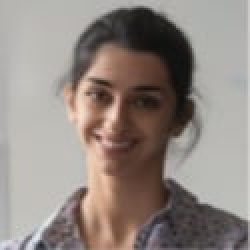
//> input picture 代码/OpenCV代码/image/2.jpg, 125 x 125 px (shown 2 times larger)
$ ./图像处理   (built with g++ and OpenCV 4)
//> lines starting //> are read from the running program, lines starting //| are printed output that depends on the picture; after the words box and inside, x2 and y2 are one past the last pixel; in counts of white or black regions, pixels touching at a corner belong together
#include <iostream>
#include <opencv2/opencv.hpp>

using namespace std;
using namespace cv;

int main()
{
    Mat src = imread("./image/2.jpg");
//> src is the input picture: 125 rows x 125 cols, CV_8UC3; mean B, G, R 130.1, 136.1, 145.9
    if (src.empty())
    {
        cerr << "Not found image." << endl;
        return -1;
    }

    Mat dst, kernel;
    Mat process;

    cvtColor(src, src, COLOR_BGR2GRAY);
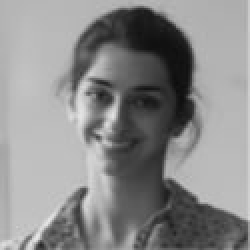
//> src: 125 rows x 125 cols, CV_8UC1 (shown 2 times larger); min 12, max 231, mean 138.4

    // 全局二值化
    threshold(src, dst, 128, 255, THRESH_BINARY);
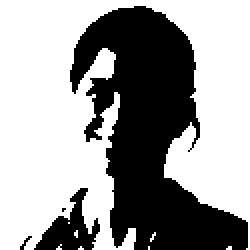
//> dst: 125 rows x 125 cols, CV_8UC1 (shown 2 times larger); 61.5% white; 4 black regions (2 under 20 px), largest, box (x1, y1, x2, y2) and area: (35, 3, 124, 125) 5546, (17, 94, 50, 125) 453
    imwrite("./out/g_binrary.jpg", dst);

    // 自适应二值化
    adaptiveThreshold(src, dst, 255, ADAPTIVE_THRESH_GAUSSIAN_C, THRESH_BINARY, 5, 0);
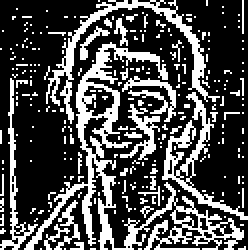
//> dst: 125 rows x 125 cols, CV_8UC1 (shown 2 times larger); 30.3% white in thin lines or dots
    imwrite("./out/a_binrary.jpg", dst);

    // 生成一个卷积核
    kernel = getStructuringElement(MORPH_RECT, Size(3, 3));

    // 腐蚀
    // erode(dst, process, kernel);
    morphologyEx(dst, process, MORPH_ERODE, kernel);
//> process: 125 rows x 125 cols, CV_8UC1; 2.9% white in thin lines or dots
    imwrite("./out/腐蚀^1.jpg", process);

    // 膨胀
    // dilate(dst, process, kernel);
    morphologyEx(dst, process, MORPH_DILATE, kernel);
//> process: 125 rows x 125 cols, CV_8UC1; 69% white; 106 black regions (89 under 20 px), largest, box (x1, y1, x2, y2) and area: (0, 0, 48, 114) 2269, (89, 0, 123, 103) 1406, (64, 5, 96, 43) 263
    imwrite("./out/膨胀^1.jpg", process);

    // 开运算
    morphologyEx(dst, process, MORPH_OPEN, kernel);
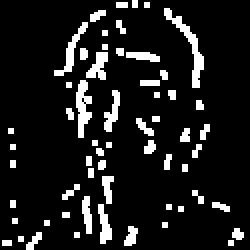
//> process: 125 rows x 125 cols, CV_8UC1 (shown 2 times larger); 11.1% white; 59 white regions (34 under 20 px), largest, box (x1, y1, x2, y2) and area: (82, 4, 102, 44) 180, (38, 40, 46, 69) 138, (27, 11, 44, 38) 110
    imwrite("./out/开运算^1.jpg", process);

    // 闭运算
    morphologyEx(dst, process, MORPH_CLOSE, kernel);
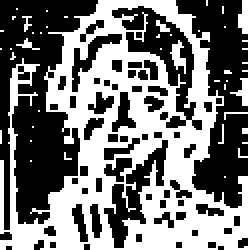
//> process: 125 rows x 125 cols, CV_8UC1 (shown 2 times larger); 47.3% white; 35 white regions (31 under 20 px), largest, box (x1, y1, x2, y2) and area: (0, 0, 125, 125) 7175, (85, 20, 93, 37) 66, (8, 19, 20, 25) 24, (78, 10, 85, 16) 22
    imwrite("./out/闭运算^1.jpg", process);

    // 梯度运算
    morphologyEx(dst, process, MORPH_GRADIENT, kernel);
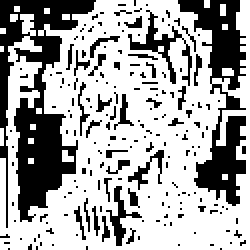
//> process: 125 rows x 125 cols, CV_8UC1 (shown 2 times larger); 66.1% white; 194 black regions (170 under 20 px), largest, box (x1, y1, x2, y2) and area: (0, 0, 48, 114) 2269, (89, 0, 123, 103) 1406, (64, 5, 96, 43) 263
    imwrite("./out/梯度运算^1.jpg", process);

    // 黑帽运算
    morphologyEx(dst, process, MORPH_BLACKHAT, kernel);
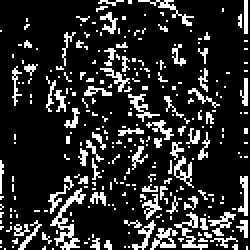
//> process: 125 rows x 125 cols, CV_8UC1 (shown 2 times larger); 17% white in thin lines or dots
    imwrite("./out/黑帽运算^1.jpg", process);

    // 梯度运算
    morphologyEx(dst, process, MORPH_GRADIENT, kernel);
    imwrite("./out/梯度运算^1.jpg", process);
}

$ run again, with 代码/OpenCV代码/image/1.jpg copied over 代码/OpenCV代码/image/2.jpg
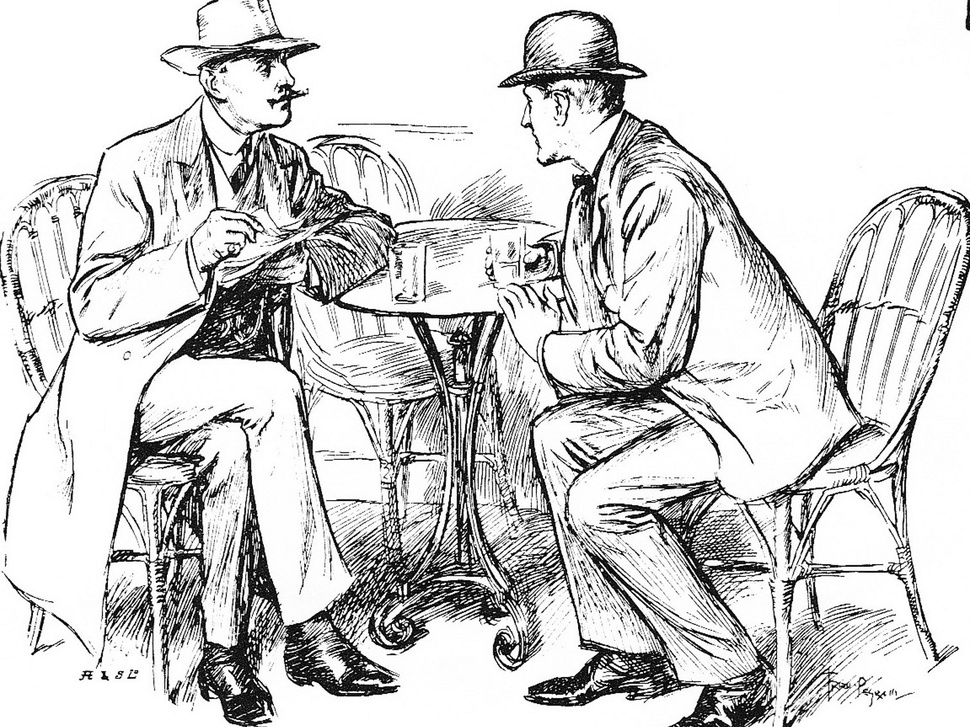
//> input picture 代码/OpenCV代码/image/1.jpg, 970 x 727 px, shrunk from 1512 x 1134 before the run
//> src is the input picture: 727 rows x 970 cols, CV_8UC3; min 0, max 255, mean 206.1
//> src: 727 rows x 970 cols, CV_8UC1
//> `adaptiveThreshold(src, dst, 255, ADAPTIVE_THRESH_GAUSSIAN_C, THRESH_BI..`:
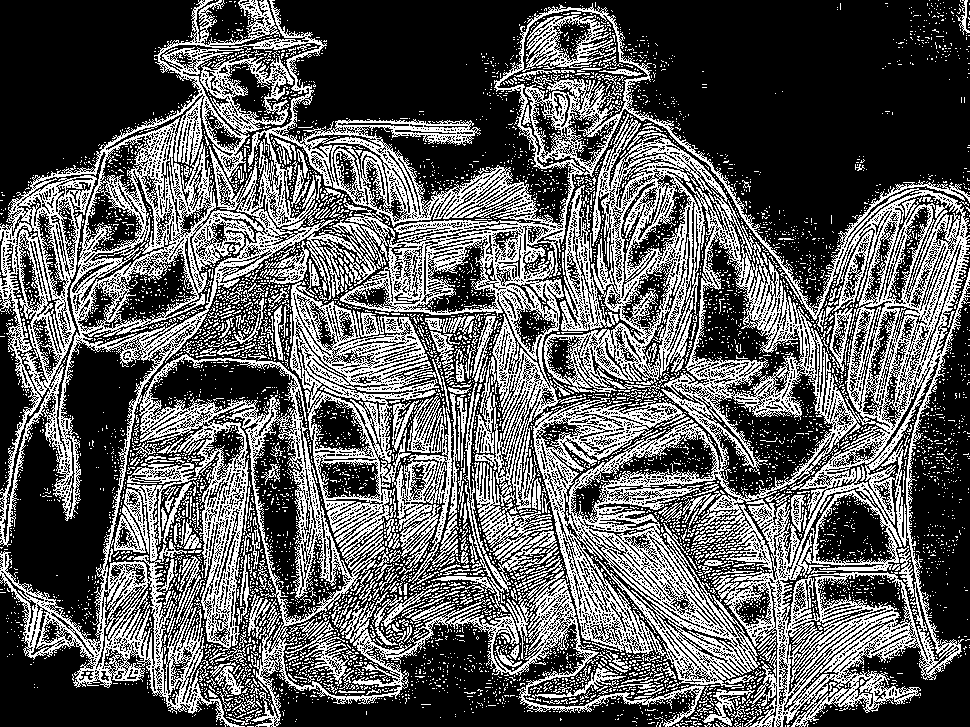
//> dst: 727 rows x 970 cols, CV_8UC1; 36.5% white in thin lines or dots
//> `morphologyEx(dst, process, MORPH_BLACKHAT, kernel);`:
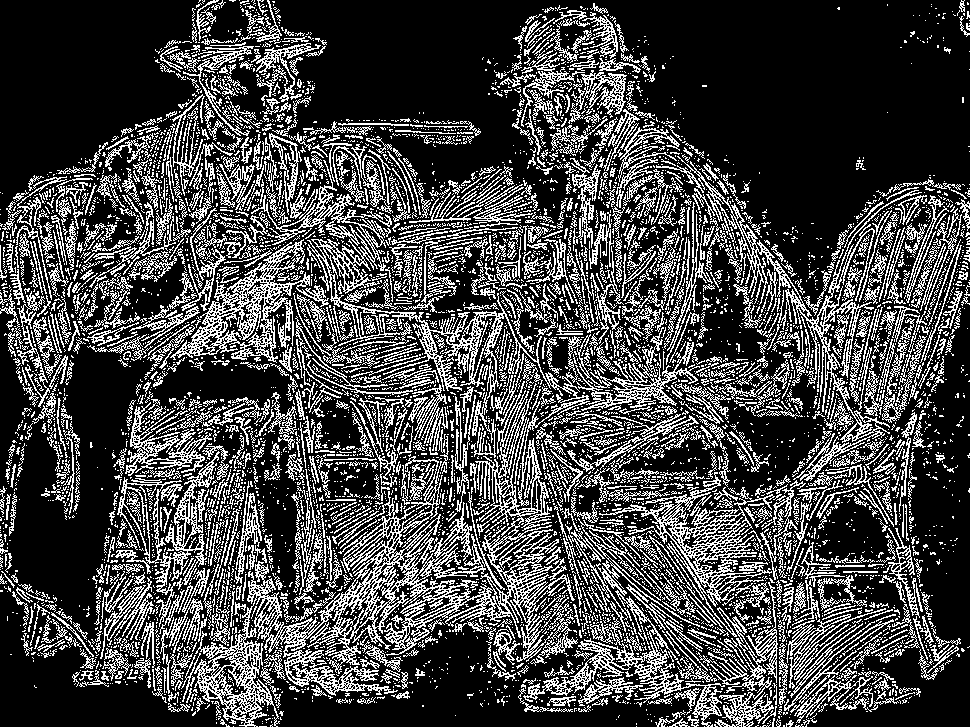
//> process: 727 rows x 970 cols, CV_8UC1; 26.9% white in thin lines or dots

$ run again, with 代码/OpenCV代码/image/3.jpg copied over 代码/OpenCV代码/image/2.jpg
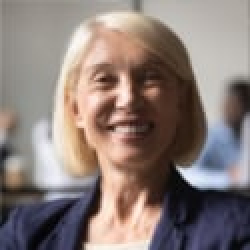
//> input picture 代码/OpenCV代码/image/3.jpg, 125 x 125 px (shown 2 times larger)
//> src is the input picture: 125 rows x 125 cols, CV_8UC3; mean B, G, R 120.1, 124.6, 138.2
//> src: 125 rows x 125 cols, CV_8UC1
//> `threshold(src, dst, 128, 255, THRESH_BINARY);`:
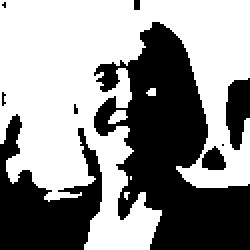
//> dst: 125 rows x 125 cols, CV_8UC1 (shown 2 times larger); 56.7% white; 9 black regions (5 under 20 px), largest, box (x1, y1, x2, y2) and area: (47, 11, 125, 125) 4492, (0, 57, 51, 125) 1821, (113, 39, 125, 75) 319, (101, 73, 113, 85) 102
//> `morphologyEx(dst, process, MORPH_BLACKHAT, kernel);`:
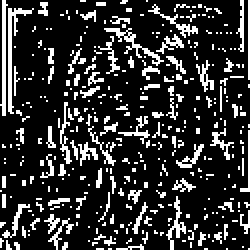
//> process: 125 rows x 125 cols, CV_8UC1 (shown 2 times larger); 19.3% white in thin lines or dots

$ run again, with 代码/OpenCV代码/image/4.jpg copied over 代码/OpenCV代码/image/2.jpg
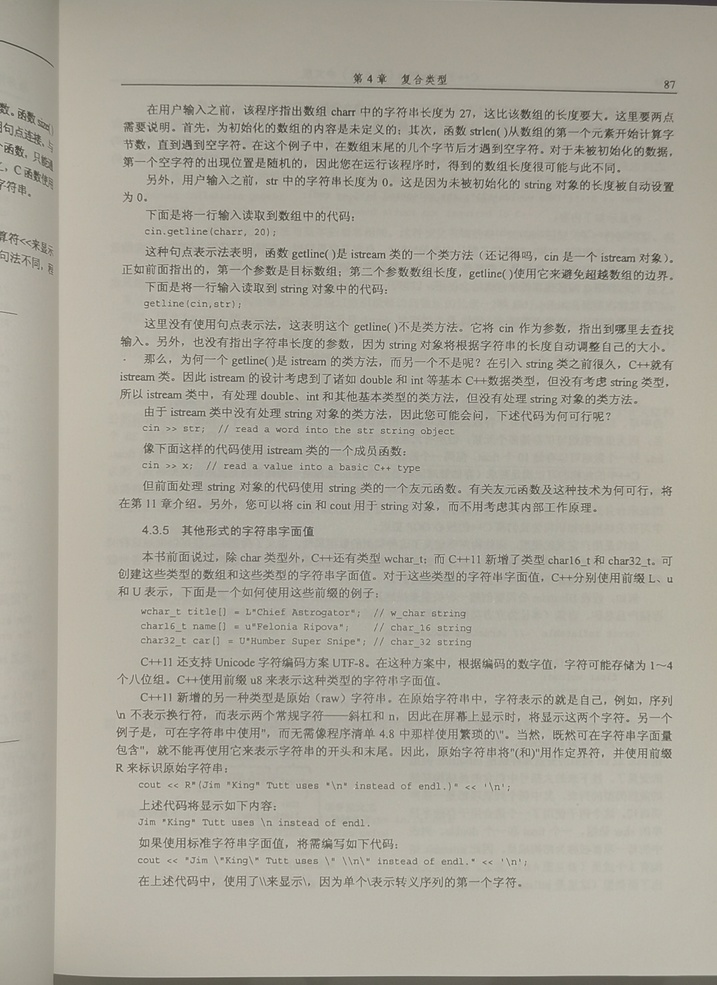
//> input picture 代码/OpenCV代码/image/4.jpg, 717 x 985 px, shrunk from 1680 x 2308 before the run
//> src is the input picture: 985 rows x 717 cols, CV_8UC3; mean B, G, R 155.7, 167.3, 170.9
//> src: 985 rows x 717 cols, CV_8UC1
//> `morphologyEx(dst, process, MORPH_BLACKHAT, kernel);`:
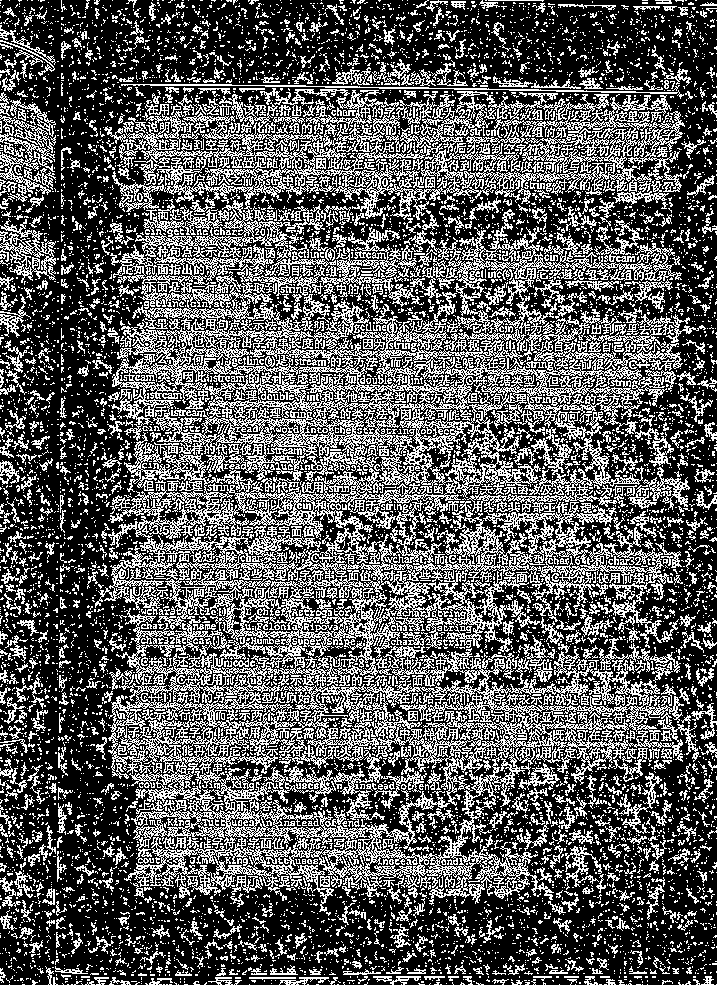
//> process: 985 rows x 717 cols, CV_8UC1; 35.7% white in thin lines or dots
